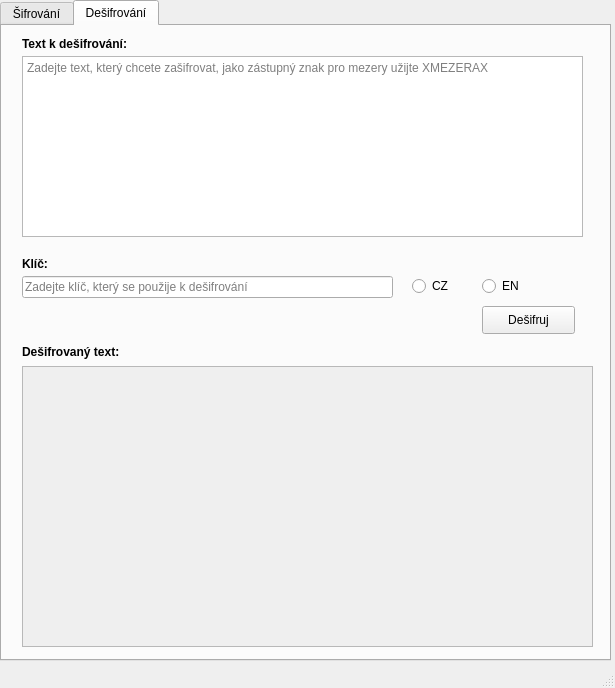
<?xml version="1.0" encoding="UTF-8"?>
<ui version="4.0">
 <class>MainWindow</class>
 <widget class="QMainWindow" name="MainWindow">
  <property name="geometry">
   <rect>
    <x>0</x>
    <y>0</y>
    <width>615</width>
    <height>688</height>
   </rect>
  </property>
  <property name="sizePolicy">
   <sizepolicy hsizetype="Fixed" vsizetype="Fixed">
    <horstretch>0</horstretch>
    <verstretch>0</verstretch>
   </sizepolicy>
  </property>
  <property name="windowTitle">
   <string>MainWindow</string>
  </property>
  <property name="tabShape">
   <enum>QTabWidget::Rounded</enum>
  </property>
  <widget class="QWidget" name="centralwidget">
   <widget class="QTabWidget" name="tabWidget">
    <property name="geometry">
     <rect>
      <x>0</x>
      <y>0</y>
      <width>611</width>
      <height>661</height>
     </rect>
    </property>
    <property name="currentIndex">
     <number>1</number>
    </property>
    <widget class="QWidget" name="Sifrovani">
     <attribute name="title">
      <string>Šifrování</string>
     </attribute>
     <widget class="QPushButton" name="zasifruj">
      <property name="geometry">
       <rect>
        <x>480</x>
        <y>280</y>
        <width>93</width>
        <height>28</height>
       </rect>
      </property>
      <property name="text">
       <string>Zašifruj</string>
      </property>
     </widget>
     <widget class="QScrollArea" name="scrollArea">
      <property name="geometry">
       <rect>
        <x>20</x>
        <y>340</y>
        <width>571</width>
        <height>281</height>
       </rect>
      </property>
      <property name="sizeAdjustPolicy">
       <enum>QAbstractScrollArea::AdjustToContents</enum>
      </property>
      <property name="widgetResizable">
       <bool>true</bool>
      </property>
      <widget class="QWidget" name="ObsahScrollAr">
       <property name="geometry">
        <rect>
         <x>0</x>
         <y>0</y>
         <width>569</width>
         <height>279</height>
        </rect>
       </property>
       <property name="sizePolicy">
        <sizepolicy hsizetype="Expanding" vsizetype="Expanding">
         <horstretch>0</horstretch>
         <verstretch>0</verstretch>
        </sizepolicy>
       </property>
       <layout class="QVBoxLayout" name="verticalLayout">
        <item>
         <widget class="QLabel" name="ZasifText">
          <property name="text">
           <string/>
          </property>
          <property name="alignment">
           <set>Qt::AlignLeading|Qt::AlignLeft|Qt::AlignTop</set>
          </property>
          <property name="wordWrap">
           <bool>true</bool>
          </property>
         </widget>
        </item>
       </layout>
      </widget>
     </widget>
     <widget class="QTextEdit" name="SifText">
      <property name="geometry">
       <rect>
        <x>20</x>
        <y>30</y>
        <width>561</width>
        <height>181</height>
       </rect>
      </property>
      <property name="placeholderText">
       <string>Zadejte text, který chcete zašifrovat</string>
      </property>
     </widget>
     <widget class="QLineEdit" name="klicSif">
      <property name="geometry">
       <rect>
        <x>20</x>
        <y>250</y>
        <width>371</width>
        <height>22</height>
       </rect>
      </property>
      <property name="placeholderText">
       <string>Zadejte klíč, který se použije k šifrování</string>
      </property>
     </widget>
     <widget class="QRadioButton" name="CZSIF">
      <property name="geometry">
       <rect>
        <x>410</x>
        <y>250</y>
        <width>95</width>
        <height>20</height>
       </rect>
      </property>
      <property name="text">
       <string>CZ</string>
      </property>
     </widget>
     <widget class="QRadioButton" name="ENSIF">
      <property name="geometry">
       <rect>
        <x>480</x>
        <y>250</y>
        <width>95</width>
        <height>20</height>
       </rect>
      </property>
      <property name="text">
       <string>EN</string>
      </property>
     </widget>
     <widget class="QLabel" name="POPIS03">
      <property name="geometry">
       <rect>
        <x>20</x>
        <y>310</y>
        <width>141</width>
        <height>31</height>
       </rect>
      </property>
      <property name="font">
       <font>
        <weight>75</weight>
        <bold>true</bold>
       </font>
      </property>
      <property name="text">
       <string>Zašifrovaný text:</string>
      </property>
     </widget>
     <widget class="QLabel" name="POPIS02">
      <property name="geometry">
       <rect>
        <x>20</x>
        <y>230</y>
        <width>55</width>
        <height>16</height>
       </rect>
      </property>
      <property name="font">
       <font>
        <weight>75</weight>
        <bold>true</bold>
       </font>
      </property>
      <property name="text">
       <string>Klíč:</string>
      </property>
     </widget>
     <widget class="QLabel" name="POPIS01">
      <property name="geometry">
       <rect>
        <x>20</x>
        <y>10</y>
        <width>291</width>
        <height>16</height>
       </rect>
      </property>
      <property name="font">
       <font>
        <weight>75</weight>
        <bold>true</bold>
       </font>
      </property>
      <property name="text">
       <string>Text k šifrování:</string>
      </property>
     </widget>
    </widget>
    <widget class="QWidget" name="Desifruj">
     <attribute name="title">
      <string>Dešifrování</string>
     </attribute>
     <widget class="QRadioButton" name="ENDEF">
      <property name="geometry">
       <rect>
        <x>480</x>
        <y>250</y>
        <width>95</width>
        <height>20</height>
       </rect>
      </property>
      <property name="text">
       <string>EN</string>
      </property>
     </widget>
     <widget class="QScrollArea" name="scrollArea_2">
      <property name="geometry">
       <rect>
        <x>20</x>
        <y>340</y>
        <width>571</width>
        <height>281</height>
       </rect>
      </property>
      <property name="sizePolicy">
       <sizepolicy hsizetype="Preferred" vsizetype="Preferred">
        <horstretch>0</horstretch>
        <verstretch>0</verstretch>
       </sizepolicy>
      </property>
      <property name="verticalScrollBarPolicy">
       <enum>Qt::ScrollBarAsNeeded</enum>
      </property>
      <property name="horizontalScrollBarPolicy">
       <enum>Qt::ScrollBarAsNeeded</enum>
      </property>
      <property name="sizeAdjustPolicy">
       <enum>QAbstractScrollArea::AdjustToContents</enum>
      </property>
      <property name="widgetResizable">
       <bool>true</bool>
      </property>
      <widget class="QWidget" name="ObsahScrollAr_2">
       <property name="geometry">
        <rect>
         <x>0</x>
         <y>0</y>
         <width>569</width>
         <height>279</height>
        </rect>
       </property>
       <layout class="QVBoxLayout" name="verticalLayout_2">
        <item>
         <widget class="QLabel" name="DESTEXT">
          <property name="sizePolicy">
           <sizepolicy hsizetype="Expanding" vsizetype="Expanding">
            <horstretch>0</horstretch>
            <verstretch>0</verstretch>
           </sizepolicy>
          </property>
          <property name="autoFillBackground">
           <bool>false</bool>
          </property>
          <property name="text">
           <string/>
          </property>
          <property name="alignment">
           <set>Qt::AlignLeading|Qt::AlignLeft|Qt::AlignTop</set>
          </property>
          <property name="wordWrap">
           <bool>true</bool>
          </property>
         </widget>
        </item>
       </layout>
      </widget>
     </widget>
     <widget class="QPushButton" name="DESIFRUJ">
      <property name="geometry">
       <rect>
        <x>480</x>
        <y>280</y>
        <width>93</width>
        <height>28</height>
       </rect>
      </property>
      <property name="text">
       <string>Dešifruj</string>
      </property>
     </widget>
     <widget class="QRadioButton" name="CZDEGF">
      <property name="geometry">
       <rect>
        <x>410</x>
        <y>250</y>
        <width>95</width>
        <height>20</height>
       </rect>
      </property>
      <property name="text">
       <string>CZ</string>
      </property>
     </widget>
     <widget class="QLabel" name="POPIS003">
      <property name="geometry">
       <rect>
        <x>20</x>
        <y>310</y>
        <width>141</width>
        <height>31</height>
       </rect>
      </property>
      <property name="font">
       <font>
        <weight>75</weight>
        <bold>true</bold>
       </font>
      </property>
      <property name="text">
       <string>Dešifrovaný text:</string>
      </property>
     </widget>
     <widget class="QLabel" name="POPIS001">
      <property name="geometry">
       <rect>
        <x>20</x>
        <y>10</y>
        <width>291</width>
        <height>16</height>
       </rect>
      </property>
      <property name="font">
       <font>
        <weight>75</weight>
        <bold>true</bold>
       </font>
      </property>
      <property name="text">
       <string>Text k dešifrování:</string>
      </property>
     </widget>
     <widget class="QLabel" name="POPIS004">
      <property name="geometry">
       <rect>
        <x>20</x>
        <y>230</y>
        <width>55</width>
        <height>16</height>
       </rect>
      </property>
      <property name="font">
       <font>
        <weight>75</weight>
        <bold>true</bold>
       </font>
      </property>
      <property name="text">
       <string>Klíč:</string>
      </property>
     </widget>
     <widget class="QTextEdit" name="DesifText">
      <property name="geometry">
       <rect>
        <x>20</x>
        <y>30</y>
        <width>561</width>
        <height>181</height>
       </rect>
      </property>
      <property name="placeholderText">
       <string>Zadejte text, který chcete zašifrovat, jako zástupný znak pro mezery užijte XMEZERAX</string>
      </property>
     </widget>
     <widget class="QLineEdit" name="KlicDes">
      <property name="geometry">
       <rect>
        <x>20</x>
        <y>250</y>
        <width>371</width>
        <height>22</height>
       </rect>
      </property>
      <property name="placeholderText">
       <string>Zadejte klíč, který se použije k dešifrování</string>
      </property>
     </widget>
    </widget>
   </widget>
  </widget>
  <widget class="QStatusBar" name="statusbar"/>
 </widget>
 <resources/>
 <connections/>
</ui>
